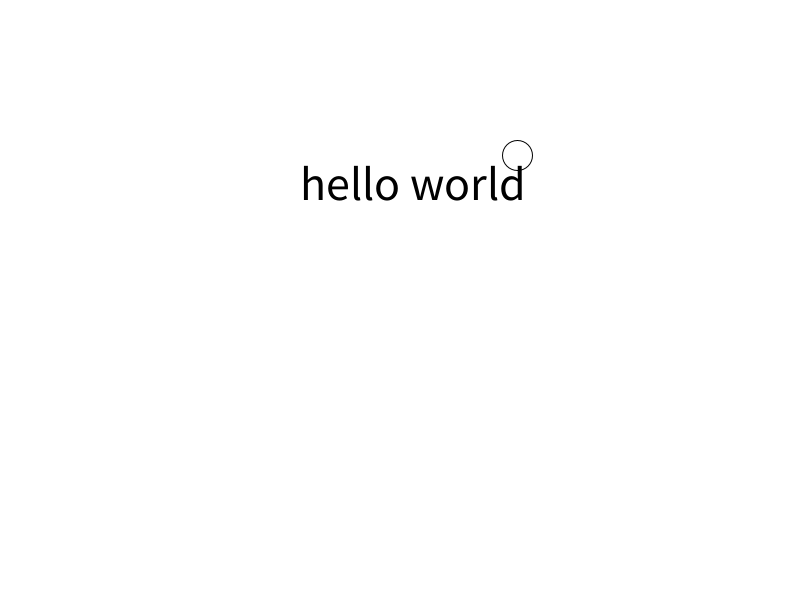
Frame 1 (no input)
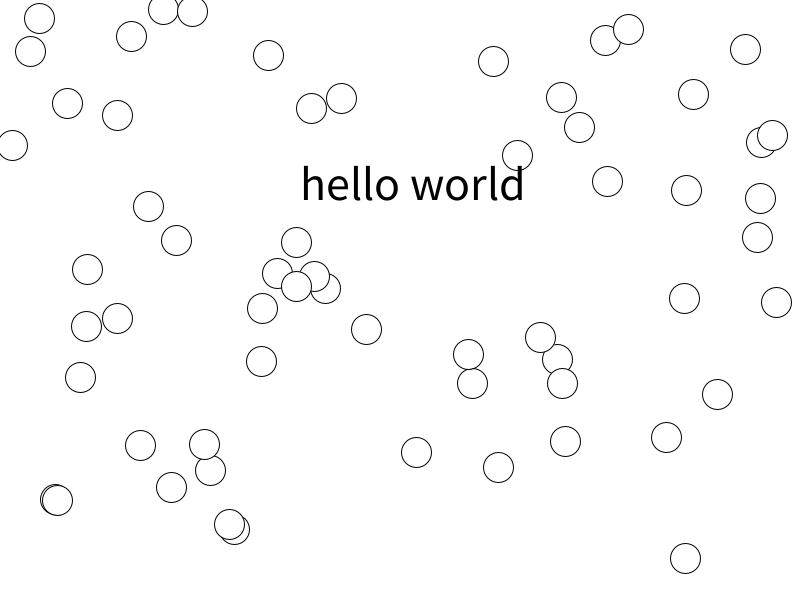
Frame 60 (the mouse pressed at the canvas centre just before this capture)
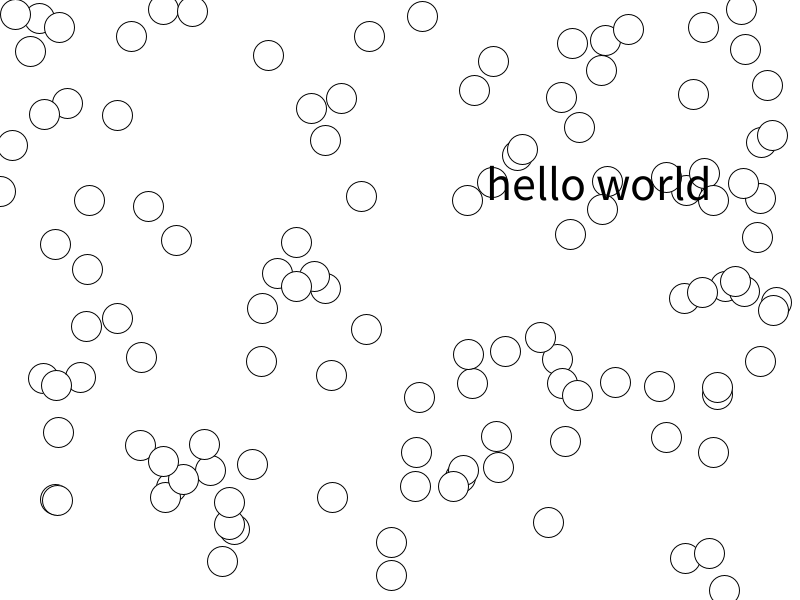
Frame 120 (the mouse held since frame 60 and released just before this capture)

The Processing sketch that drew these frames (run headless with seeded random() and noise(); from frame 60 on, the mouse is pressed at the canvas centre):

// Processing sketch: pgraphics
// ── pgraphics.pde
PGraphics pg;

void setup() {
  size(800, 600);

  pg = createGraphics(width, height);

  pg.beginDraw();
  pg.background(255);
  pg.endDraw();
}


void draw() {

  pg.beginDraw();
  pg.ellipse(random(width), random(height), 30, 30);
  pg.endDraw();


  image(pg, 0, 0);
  fill(0);
  textSize(48);
  text("hello world", xPos, yPos);
}

int xPos= 300;
int yPos= 200; 
void mousePressed() {
  xPos =(int) random(width);
}
